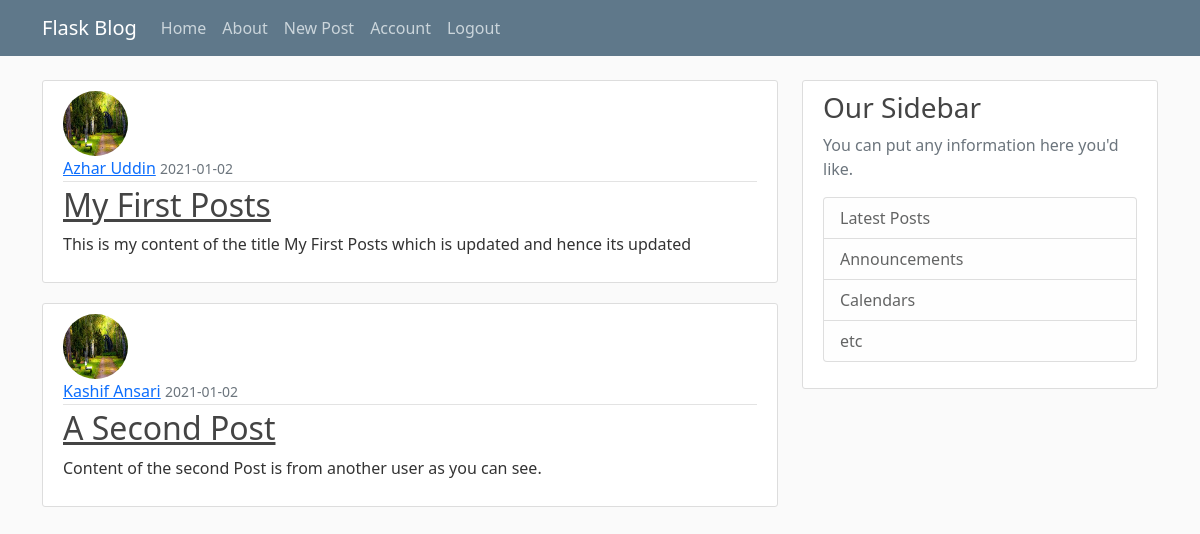
Screenshot of / (signed in) with the database file from the repository.
### flaskblog/models.py (models this page shows, shortened)
class Posts(db.Model):
    id = db.Column(db.Integer, primary_key=True)
    title = db.Column(db.String(100), nullable=False)
    date_posted = db.Column(db.DateTime, nullable=False,
                            default=datetime.utcnow)
    content = db.Column(db.Text, nullable=False)
    user_id = db.Column(db.Integer, db.ForeignKey('user.id'), nullable=False)

class User(db.Model, UserMixin):
    id = db.Column(db.Integer, primary_key=True)
    username = db.Column(db.String(20), unique=True, nullable=False)
    email = db.Column(db.String(120), unique=True, nullable=False)
    image_file = db.Column(db.String(20), unique=False,
                           nullable=False, default='default.jpg')
    password = db.Column(db.String(60), unique=False, nullable=False)
    posts = db.relationship('Posts', backref='author', lazy=True)

### flaskblog/routes.py (the view)
@app.route('/')
def home():
    posts = Posts.query.all()
    return render_template('home.html', posts=posts)

### flaskblog/models.py (called while the page is built)
@login_manager.user_loader
def load_user(user_id):
    return User.query.get(int(user_id))

### flaskblog/templates/home.html
{% extends "layout.html" %}
{% block content %}
{% for post in posts %}
<article class="media content-section">
    <img class="rounded-circle article-img" src="{{url_for('static',filename='img/'+post.author.image_file)}}">
    <div class="media-body">
        <div class="article-metadata">
            <a class="mr-2" href="#">{{ post.author.username }}</a>
            <small class="text-muted">{{ post.date_posted.strftime('%Y-%m-%d') }}</small>
        </div>
        <h2><a class="article-title" href="#">{{ post.title }}</a></h2>
        <p class="article-content">{{ post.content }}</p>
    </div>
</article>
{% endfor %}
{% endblock content %}

### flaskblog/static/main.css (style rules this page uses)
body { background: #fafafa; color: #333333; margin-top: 5rem; }
h1, h2, h3, h4, h5, h6 { color: #444444; }
.content-section { background: #ffffff; padding: 10px 20px; border: 1px solid #dddddd; border-radius: 3px; margin-bottom: 20px; }
.article-title { color: #444444; }
.article-content { white-space: pre-line; }
.article-img { height: 65px; width: 65px; margin-right: 16px; }
.article-metadata { padding-bottom: 1px; margin-bottom: 4px; border-bottom: 1px solid #e3e3e3 }

### rows the page displays
Posts: image_file (placeholder picture), author.username "Azhar Uddin", date_posted "2021-01-02", title "My First Posts", content "This is my content of the title My First Posts which is updated and hence its updated"
Posts: image_file (placeholder picture), author.username "Kashif Ansari", date_posted "2021-01-02", title "A Second Post", content "Content of the second Post is from another user as you can see."
